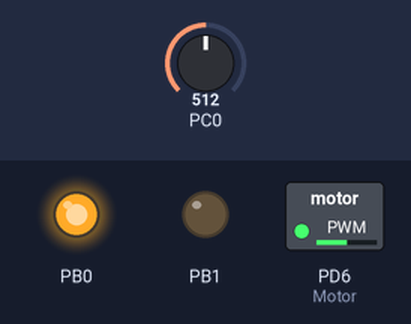
A program run on a simulated ATmega328P, built with avr-gcc and emulated at 16 MHz. Shown: switched loads named in the program (green lamp = pin HIGH), output pins drawn as LEDs (lit = HIGH). Inputs (shaded band) come from the test bench; at power-on: PC0 = 512.

Above: at 1.2 s.
1.3 s: PC0 set to 716
At 2.0 s:
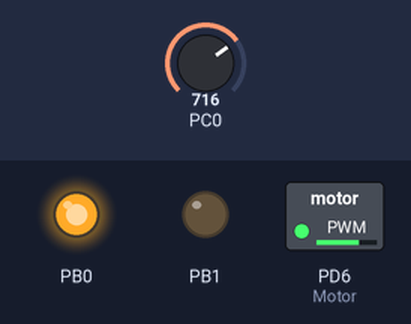
2.8 s: PC0 set to 900
At 3.1 s:
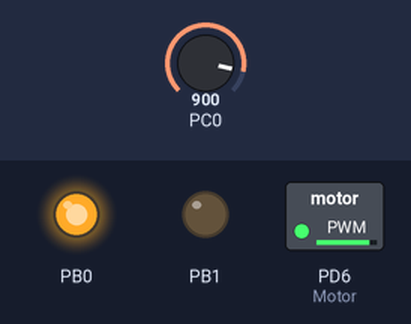
4.3 s: PC0 set to 122
At 5.4 s:
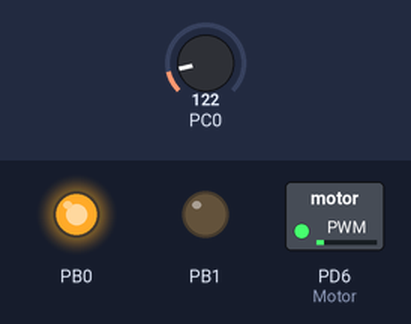
5.8 s: PC0 set to 0
At 6.6 s:
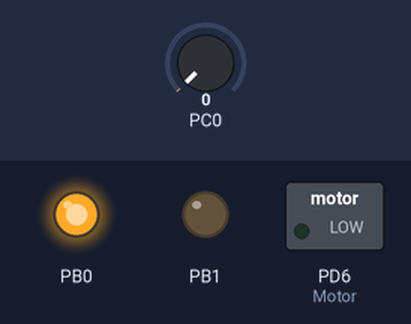
Timing chart, 0 to 8.3 s (numbered marks = the images above; inputs shaded):
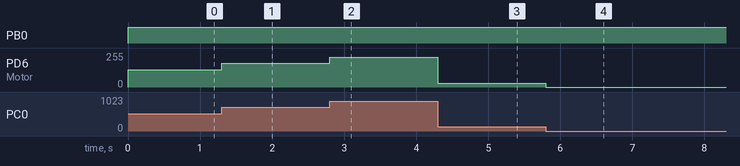

The program:

main.c
```c
/*
 * Regulate_DC_Motor_Using_Potentiometer.c
 *
 * Created: 16-05-2026 1.14.48 PM
 * Author : HP
 */

#define F_CPU 16000000UL

#include <avr/io.h>
#include "adc.h"
#include "pwm.h"


int main(void)
{
	DDRD |= (1 << DDD6);								// Set PD6 for Output Motor

	DDRB |= (1 << DDB0) | (1 << DDB1);

	PORTB |= (1 << PORTB0);								// IN1 HIGH
	PORTB &= ~(1 << PORTB1);							// IN2 LOW

	uint16_t adc_value;
	uint8_t pwm_value;

	ADC_init();											// Initialize ADC
	PWM_Init();											// Initialize PWM
    /* Replace with your application code */
    while (1)
    {
		adc_value = ADC_Read(0);						// Read potentiometer from ADC0

		pwm_value = adc_value / 4;						// Convert 10-bit ADC to 8-bit PWM

		Motor_Speed(pwm_value);							// Control motor speed
    }
}
```

adc.c
```c
/*
 * adc.c
 *
 * Created: 16-05-2026 1.15.04 PM
 *  Author: HP
 */
#define F_CPU 16000000UL

#include <avr/io.h>
#include <stdint.h>
#include "adc.h"

void ADC_init(void)
{
	ADMUX |= (1 << REFS0);													// Reference = AVCC (5V), input = ADC0
	ADCSRA |= (1 << ADEN)| (1 << ADPS0) | (1 << ADPS1) | (1 << ADPS2);		// Enable ADC, Prescaler = 128
}

uint16_t ADC_Read(uint8_t channel)
{
	channel &= 0x07;														// Limit to 0-7
	ADMUX = (ADMUX & 0xF8) | channel;										// Select channel
	ADCSRA |= (1 << ADSC);													// Start conversion
	while(ADCSRA & (1 << ADSC));											// Wait for conversion complete
	return (ADCL | (ADCH << 8));											// Combine Result
}
```

adc.h
```c
/*
 * adc.h
 *
 * Created: 16-05-2026 1.15.18 PM
 *  Author: HP
 */

#include <avr/io.h>

#ifndef ADC_H_
#define ADC_H_

void ADC_init(void);
uint16_t ADC_Read(uint8_t channel);


#endif /* ADC_H_ */
```

pwm.c
```c
/*
 * pwm.c
 *
 * Created: 16-05-2026 1.15.30 PM
 *  Author: HP
 */
#define F_CPU 16000000UL

#include <avr/io.h>
#include "pwm.h"

void PWM_Init(void)
{
	TCCR0A |= (1 << COM0A1);							// Non-inverting
	TCCR0A |= (1 << WGM00) | (1 << WGM01);				// Fast PWM

	TCCR0B |= (1 << CS01) | (1 << CS00);				// Prescalar 64
	OCR0A = 0;											// initial speed is 0
}

void Motor_Speed(uint8_t speed)
{
	OCR0A = speed;										// Update PWM duty cycle
}
```

pwm.h
```c
/*
 * pwm.h
 *
 * Created: 16-05-2026 1.15.44 PM
 *  Author: HP
 */

#include <avr/io.h>

#ifndef PWM_H_
#define PWM_H_

void PWM_Init(void);
void Motor_Speed(uint8_t speed);


#endif /* PWM_H_ */
```

Measured:
- after the input at 1.3 s, PD6 (Motor): 128/255 → 179/255 at once
- after the input at 2.8 s, PD6 (Motor): 179/255 → 225/255 at once
- after the input at 4.3 s, PD6 (Motor): 225/255 → 30/255 at once
- after the input at 5.8 s, PD6 (Motor): 30/255 → 0/255 at once
